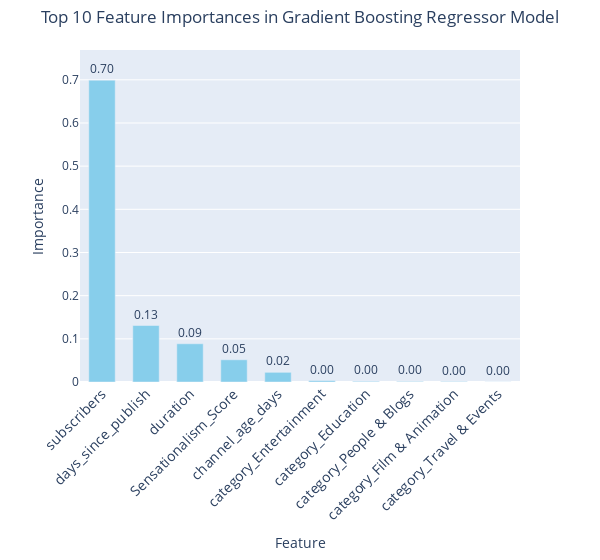

The cell this chart's notebook holds for it:
### Markdown cell above
### 特徵重要性

### Code cell
import plotly.graph_objects as go
feature_importances = model.feature_importances_
feature_names = X_train.columns

# 創建特徵重要性的DataFrame
importances_df = pd.DataFrame({'feature': feature_names, 'importance': feature_importances})
importances_df = importances_df.sort_values(by='importance', ascending=False)

# 創建圖表
fig = go.Figure(go.Bar(
    x=importances_df['feature'][:10],
    y=importances_df['importance'][:10],
    text=importances_df['importance'][:10].apply(lambda x: f'{x:.2f}'),
    textposition='outside',
    marker_color='#87ceeb',
    width=0.6
))

# 調整布局
fig.update_layout(
    title={
        'text': 'Top 10 Feature Importances in Gradient Boosting Regressor Model',
        'y':0.98,  # 標題在垂直方向的位置
        'x':0.5,  # 標題在水平方向的位置
        'xanchor': 'center',  # 確保標題的中心在 x 的位置
        'yanchor': 'top'      # 確保標題的底部在 y 的位置
    },
    xaxis=dict(
        title='Feature',
        tickangle=-45,
        tickfont=dict(size=14)
    ),
    yaxis=dict(
        title='Importance',
        range=[0, 1.1 * max(importances_df['importance'][:10])]
    ),
    margin=dict(t=50),  # 可能需要根據標題的大小調整邊距
    showlegend=False,
    bargap=0.05,
    width=600, # 調整圖表的寬度
)

# 顯示圖表
fig.show()

### Figure 1 — Plotly figure (JSON) as saved in the notebook; plotly's stock layout.template omitted (floating-point values rounded to 4 significant figures)
{"data": [{"marker": {"color": "#87ceeb"}, "text": ["0.70", "0.13", "0.09", "0.05", "0.02", "0.00", "0.00", "0.00", "0.00", "0.00"], "textposition": "outside", "type": "bar", "width": 0.6, "x": ["subscribers", "days_since_publish", "duration", "Sensationalism_Score", "channel_age_days", "category_Entertainment", "category_Education", "category_People & Blogs", "category_Film & Animation", "category_Travel & Events"], "y": [0.6991, 0.1309, 0.08853, 0.05145, 0.02242, 0.003276, 0.001508, 0.001226, 0.00108, 0.0001707]}], "layout": {"bargap": 0.05, "margin": {"t": 50}, "showlegend": false, "title": {"text": "Top 10 Feature Importances in Gradient Boosting Regressor Model", "x": 0.5, "xanchor": "center", "y": 0.98, "yanchor": "top"}, "width": 600, "xaxis": {"tickangle": -45, "tickfont": {"size": 14}, "title": {"text": "Feature"}}, "yaxis": {"range": [0, 0.769], "title": {"text": "Importance"}}}}
